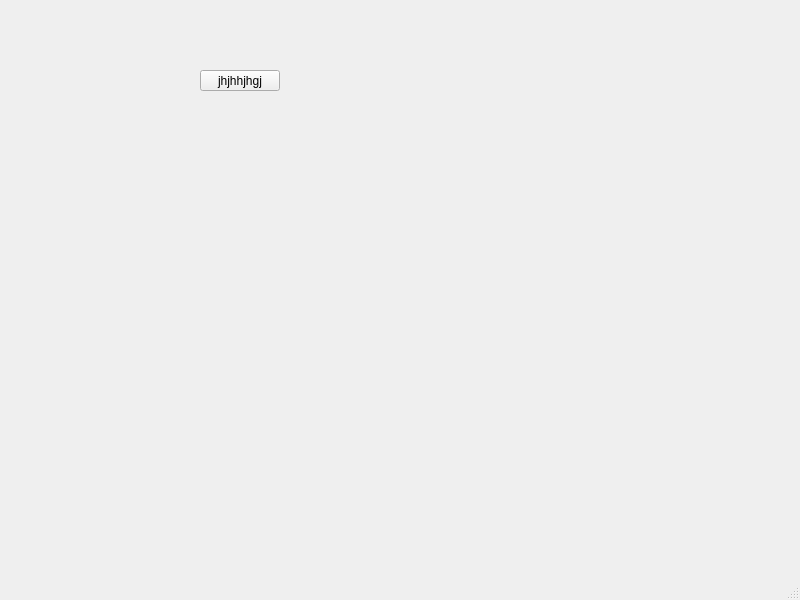
<?xml version="1.0" encoding="UTF-8"?>
<ui version="4.0">
 <class>MainWindow</class>
 <widget class="QMainWindow" name="MainWindow">
  <property name="geometry">
   <rect>
    <x>0</x>
    <y>0</y>
    <width>800</width>
    <height>600</height>
   </rect>
  </property>
  <property name="windowTitle">
   <string>MainWindow</string>
  </property>
  <widget class="QWidget" name="centralwidget">
   <widget class="QPushButton" name="pushButton">
    <property name="geometry">
     <rect>
      <x>200</x>
      <y>70</y>
      <width>80</width>
      <height>21</height>
     </rect>
    </property>
    <property name="text">
     <string>jhjhhjhgj</string>
    </property>
   </widget>
  </widget>
  <widget class="QMenuBar" name="menubar">
   <property name="geometry">
    <rect>
     <x>0</x>
     <y>0</y>
     <width>800</width>
     <height>19</height>
    </rect>
   </property>
  </widget>
  <widget class="QStatusBar" name="statusbar"/>
 </widget>
 <resources/>
 <connections/>
</ui>
